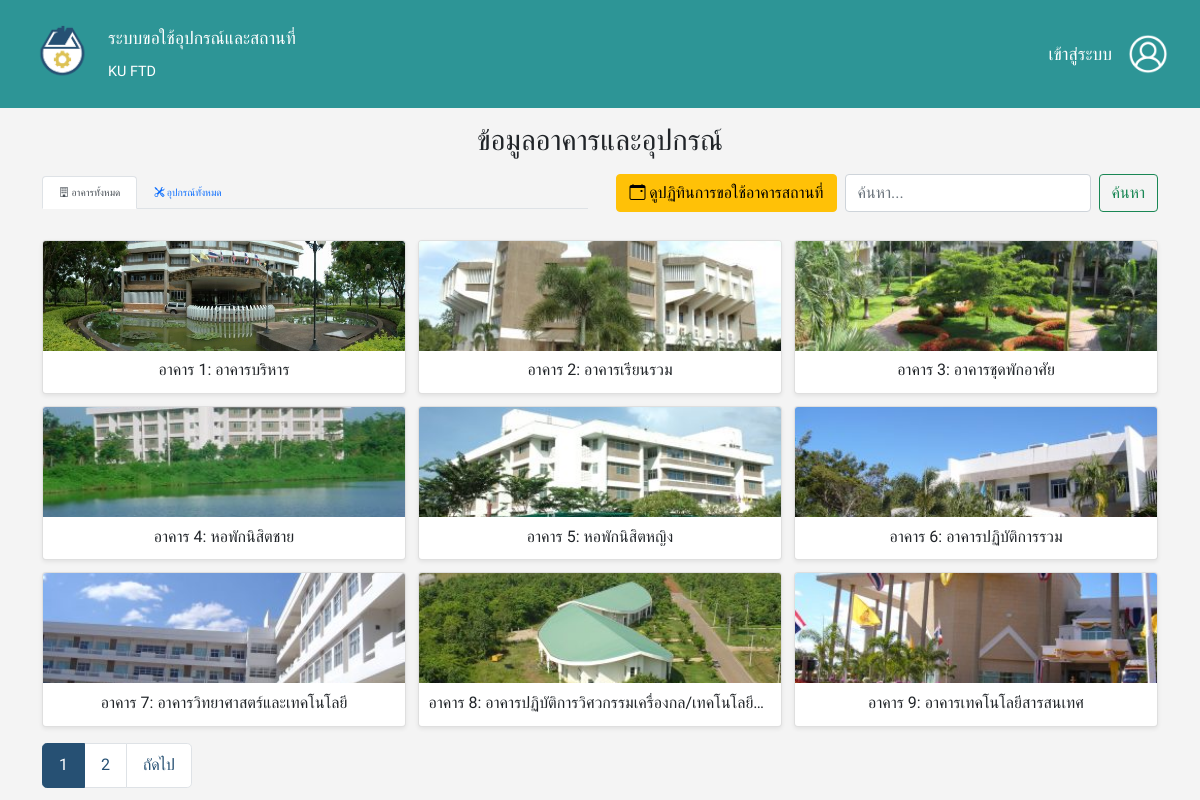
The page / on the database its author committed.
### tables this page shows
CREATE TABLE `buildings` (
  `building_id` varchar(2) NOT NULL,
  `building_name` varchar(255) NOT NULL,
  `building_pic` varchar(255) NOT NULL
);

### php/user_data-view.php (called while the page is built, shortened)
<?php
include 'database/database.php';
$items_per_page = 9;
$current_page = isset($_GET['page']) ? (int)$_GET['page'] : 1;
$offset = ($current_page - 1) * $items_per_page;
$search_query = isset($_GET['search']) ? trim($_GET['search']) : '';
$search_param = '%' . $search_query . '%';
$mode = isset($_GET['mode']) ? $_GET['mode'] : 'buildings';
$data = [];
$total_items = 0;
try {
    if ($mode == 'buildings') {
        $sql_count = "SELECT COUNT(DISTINCT b.building_id)
                    FROM buildings b
                    LEFT JOIN facilities f ON b.building_id = f.building_id
                    WHERE b.building_name LIKE ? OR f.facility_name LIKE ?";
        $stmt_count = $conn->prepare($sql_count);
        $stmt_count->bind_param("ss", $search_param, $search_param);
        $stmt_count->execute();
        $stmt_count->bind_result($total_items);
        $sql_data = "SELECT
                        b.building_id,
                        b.building_name,
                        b.building_pic,
                        GROUP_CONCAT(
                            CASE
                                WHEN f.facility_name LIKE ? THEN f.facility_name
                                ELSE NULL
                            END
                            SEPARATOR ', '
                        ) AS matched_facilities
                    FROM buildings b
                    LEFT JOIN facilities f ON b.building_id = f.building_id
                    WHERE b.building_name LIKE ? OR f.facility_name LIKE ?
                    GROUP BY b.building_id, b.building_name, b.building_pic
                    ORDER BY CAST(b.building_id AS UNSIGNED) ASC
                    LIMIT ? OFFSET ?";
        $stmt_data = $conn->prepare($sql_data);
        $stmt_data->bind_param("sssii", $search_param, $search_param, $search_param, $items_per_page, $offset);
        $stmt_data->execute();
        $result_data = $stmt_data->get_result();
        while ($row = $result_data->fetch_assoc()) {
            $data[] = $row;
        }
    }
} catch (Exception $e) {
    error_log("Database Error: " . $e->getMessage());
}
$total_pages = ceil($total_items / $items_per_page);
?>

### index.php (the view, shortened to what this page needs)
<?php
    include 'database/database.php';
    require_once 'php/user_data-view.php';
?>
<!DOCTYPE html>
<html lang="th">
<head>
    <?php include 'header.php'?>
    <link href='https://cdn.jsdelivr.net/npm/fullcalendar@5.11.3/main.min.css' rel='stylesheet' />
</head>
<body>
    <nav class="navbar navbar-dark navigator">
        <div class="container-fluid">
            <div class="d-flex align-items-center gap-3">
                <img src="./images/logo.png" class="img-fluid logo" alt="Logo">
                <div class="d-flex flex-column">
                    <span class="navbar-brand mb-0 fs-5 fs-md-4">ระบบขอใช้อุปกรณ์และสถานที่</span>
                    <span class="navbar-brand mb-0 fs-6 fs-md-5">KU FTD</span>
                </div>
            </div>
            <div class="d-flex align-items-center ms-auto">
                <a class="navbar-brand mb-0 fs-5 fs-md-4" href="login-page.php">เข้าสู่ระบบ</a>
                <a href="login-page.php">
                    <img src="./images/user_button.png" class="img-fluid logo" style="width:40px; height:40px; object-fit:cover;" alt="User Button">
                </a>
            </div>
        </div>
    </nav>
    <div class="container mt-0">
        <h1 class="mb-3 text-center">ข้อมูลอาคารและอุปกรณ์</h1>
        <div class="row mb-3 align-items-center">
            <div class="col-md-6">
                <ul class="nav nav-tabs">
                    <li class="nav-item">
                        <a class="nav-link <?php echo ($mode == 'buildings' || $mode == 'building_detail' || $mode == 'facility_detail') ? 'active' : ''; ?>" aria-current="page" href="?mode=buildings">
                            <i class="bi bi-building"></i> อาคารทั้งหมด
                        </a>
                    </li>
                    <li class="nav-item">
                        <a class="nav-link <?php echo ($mode == 'equipment' || $mode == 'equip_detail') ? 'active' : ''; ?>" href="?mode=equipment">
                            <i class="bi bi-tools"></i> อุปกรณ์ทั้งหมด
                        </a>
                    </li>
                </ul>
            </div>
            <div class="col-md-6">
                <div class="d-flex justify-content-end">
                    <?php if ($mode == 'buildings' || $mode == 'building_detail'): ?>
                        <button type="button" class="btn btn-warning me-2" data-bs-toggle="modal" data-bs-target="#calendarModal">
                            <i class="bi bi-calendar-event"></i> ดูปฏิทินการขอใช้อาคารสถานที่
                        </button>
                    <?php endif; ?>
                    <form class="d-flex" action="" method="GET">
                        <input class="form-control me-2" type="search" placeholder="ค้นหา..." aria-label="Search" name="search" value="<?php echo htmlspecialchars($search_query); ?>">
                            <button class="btn btn-outline-success" type="submit">ค้นหา</button>
                    </form>
                </div>
            </div>
        </div>
        <?php
        if ($mode == 'facility_detail' && $detail_item):
            $back_link = '?mode=building_detail&building_id=' . htmlspecialchars($detail_item['building_id']);
        ?>
            <div class="card p-3 my-3">
                <h2 class="card-title mb-3">รายละเอียดสถานที่: <?php echo htmlspecialchars($detail_item['facility_name']); ?></h2>
                <div class="row">
                    <div class="col-12 col-md-4 text-center">
                        <?php if ($detail_item['facility_pic'] && file_exists($detail_item['facility_pic'])): ?>
                            <img src="<?php echo htmlspecialchars($detail_item['facility_pic']); ?>" class="detail-img img-fluid" alt="Facility Picture">
                        <?php else: ?>
                            <img src="./images/placeholder.png" class="detail-img img-fluid" alt="No Image">
                        <?php endif; ?>
                    </div>
                    <div class="col-12 col-md-8 details-text">
                        <p class="mb-1"><strong>ชื่อสถานที่:</strong> <?php echo htmlspecialchars($detail_item['facility_name']); ?></p>
                        <p class="mb-1"><strong>รายละเอียด:</strong> <?php echo nl2br(htmlspecialchars($detail_item['facility_des'])); ?></p>
                        <p class="mb-1"><strong>อาคาร:</strong> <?php echo htmlspecialchars($detail_item['building_id']); ?></p>
                        <p class="mb-1"><strong>ชื่ออาคาร:</strong> <?php echo htmlspecialchars($detail_item['building_name']); ?></p>
                    </div>
                </div>
                <div class="d-flex justify-content-start mt-3">
                    <a href="<?php echo htmlspecialchars($back_link); ?>" class="btn btn-secondary">ย้อนกลับ</a>
                </div>
            </div>
        <?php
        else:
            if (empty($data)):
        ?>
                <div class="alert alert-info text-center mt-4">
                    <?php if (!empty($search_query)): ?>
                        ไม่พบข้อมูลที่คุณค้นหา "<?php echo htmlspecialchars($search_query); ?>"
                    <?php else: ?>
                        <?php if ($mode == 'buildings'): ?>
                            ยังไม่มีข้อมูลอาคารในระบบ
                        <?php elseif ($mode == 'equipment'): ?>
                            ยังไม่มีข้อมูลอุปกรณ์ในระบบ
                        <?php elseif ($mode == 'building_detail' && $detail_item): ?>
                            ยังไม่มีข้อมูลสถานที่ในอาคาร "<?php echo htmlspecialchars($detail_item['building_name']); ?>"
                        <?php endif; ?>
                    <?php endif; ?>
                </div>
        <?php
            else:
        ?>
                <div class="row row-cols-1 row-cols-sm-2 row-cols-md-2 row-cols-lg-3 g-2 mt-0">
                    <?php foreach ($data as $item): ?>
                        <div class="col">
                            <div class="card h-100 shadow-sm">
                                <?php
                                $img_src = './images/placeholder.png';
                                $item_name = '';
                                $link_href = '#';
                                if ($mode == 'buildings') {
                                    $img_src = ($item['building_pic'] && file_exists($item['building_pic'])) ? htmlspecialchars($item['building_pic']) : $img_src;
                                    $item_name = htmlspecialchars($item['building_name']);
                                    $link_href = '?mode=building_detail&building_id=' . htmlspecialchars($item['building_id']);
                                } elseif ($mode == 'equipment') {
                                    $img_src = ($item['equip_pic'] && file_exists($item['equip_pic'])) ? htmlspecialchars($item['equip_pic']) : $img_src;
                                    $item_name = htmlspecialchars($item['equip_name']);
                                    $link_href = '?mode=equip_detail&equip_id=' . htmlspecialchars($item['equip_id']);
                                } elseif ($mode == 'building_detail') {
                                    $img_src = ($item['facility_pic'] && file_exists($item['facility_pic'])) ? htmlspecialchars($item['facility_pic']) : $img_src;
                                    $item_name = htmlspecialchars($item['facility_name']);
                                    $link_href = '?mode=facility_detail&facility_id=' . htmlspecialchars($item['facility_id']);
                                }
                                ?>
                                <a href="<?php echo $link_href; ?>" class="card-img-link">
                                    <img src="<?php echo $img_src; ?>" class="card-img-top" alt="<?php echo $item_name; ?>">
                                </a>
                                <div class="card-body d-flex flex-column">
                                    <?php if ($mode == 'buildings'): ?>
                                        <h5 class="card-title text-center">
                                            อาคาร <?php echo htmlspecialchars($item['building_id']); ?>: <?php echo htmlspecialchars($item['building_name']); ?>
                                        </h5>
                                    <?php else:  ?>
                                        <h5 class="card-title text-center"><?php echo $item_name; ?></h5>
                                    <?php endif; ?>
                                </div>
                            </div>
                        </div>
                    <?php endforeach; ?>
                </div>
                <nav aria-label="Page navigation" class="pagination-container mt-2 mb-0">
                    <ul class="pagination pagination-lg">
                        <?php for ($i = 1; $i <= $total_pages; $i++): ?>
                            <li class="page-item <?php echo ($i == $current_page) ? 'active' : ''; ?>">
                                <a class="page-link" href="?mode=<?php echo htmlspecialchars($mode); ?>&page=<?php echo $i; ?><?php echo !empty($search_query) ? '&search=' . htmlspecialchars($search_query) : ''; ?><?php echo ($mode == 'building_detail' && isset($_GET['building_id'])) ? '&building_id=' . htmlspecialchars($_GET['building_id']) : ''; ?>">
                                    <?php echo $i; ?>
                                </a>
                            </li>
                        <?php endfor; ?>
                        <?php if ($current_page < $total_pages): ?>
                            <li class="page-item">
                                <a class="page-link" href="?mode=<?php echo htmlspecialchars($mode); ?>&page=<?php echo $current_page + 1; ?><?php echo !empty($search_query) ? '&search=' . htmlspecialchars($search_query) : ''; ?><?php echo ($mode == 'building_detail' && isset($_GET['building_id'])) ? '&building_id=' . htmlspecialchars($_GET['building_id']) : ''; ?>">ถัดไป</a>
                            </li>
                        <?php endif; ?>
                    </ul>
                </nav>
        <?php
            endif;
        endif;
        ?>
    </div>
</body>
</html>

### style.css (style rules this page uses)
body { font-size: 10px; font-family: "Kanit", sans-serif; font-style: normal; font-weight: 400; }
.navigator { background-color: #2D9596; flex-shrink: 0; padding: 20px; }
.logo { width: 80px; height: auto; }
html, body { height: 100%; margin: 0; padding: 0; overflow: hidden; display: flex; flex-direction: column; background-color: #f4f4f4; }
.navigator .navbar-brand.fs-5 { font-size: 1.1rem !important; }
.navigator .navbar-brand.fs-6 { font-size: 0.9rem !important; }
.navigator .logo { width: 60px; height: 60px; object-fit: cover; }
.navigator .navbar-brand { color: white; }
.navigator .img-fluid.logo[style*="width:40px"] { width: 40px !important; height: 40px !important; }
.container { flex-grow: 1; overflow-y: auto; padding-top: 15px; padding-bottom: 15px; }
.card-title { font-size: 1.0rem; margin-bottom: 0.25rem; white-space: nowrap; overflow: hidden; text-overflow: ellipsis; }
.card-img-top { width: 100%; height: 110px; object-fit: cover; }
.card-body { padding: 0.6rem; }
.pagination .page-link { padding: 0.6rem 1.0rem; font-size: 1.0rem; }
.pagination-container { margin-top: 1rem !important; }
.pagination .page-item .page-link { color: #265073; background-color: #fff; border-color: #dee2e6; transition: all 0.2s ease-in-out; }
.pagination .page-item.active .page-link { color: #fff; background-color: #265073; border-color: #265073; }
.row.g-2 { --bs-gutter-x: 0.75rem; --bs-gutter-y: 0.75rem; }
h1 { margin-bottom: 0.75rem !important; font-size: 1.8rem; }
.card .card-img-link { display: block; text-decoration: none; cursor: pointer; transition: transform 0.2s ease-in-out; }

### rows shown on the page
buildings: building_pic (picture), building_id "1", building_name "อาคารบริหาร"
buildings: building_pic (picture), building_id "2", building_name "อาคารเรียนรวม"
buildings: building_pic (picture), building_id "3", building_name "อาคารชุดพักอาศัย"
buildings: building_pic (picture), building_id "4", building_name "หอพักนิสิตชาย"
buildings: building_pic (picture), building_id "5", building_name "หอพักนิสิตหญิง"
buildings: building_pic (picture), building_id "6", building_name "อาคารปฏิบัติการรวม"
buildings: building_pic (picture), building_id "7", building_name "อาคารวิทยาศาสตร์และเทคโนโลยี"
buildings: building_pic (picture), building_id "8", building_name "อาคารปฏิบัติการวิศวกรรมเครื่องกล/เทคโนโลยี…"
buildings: building_pic (picture), building_id "9", building_name "อาคารเทคโนโลยีสารสนเทศ"
